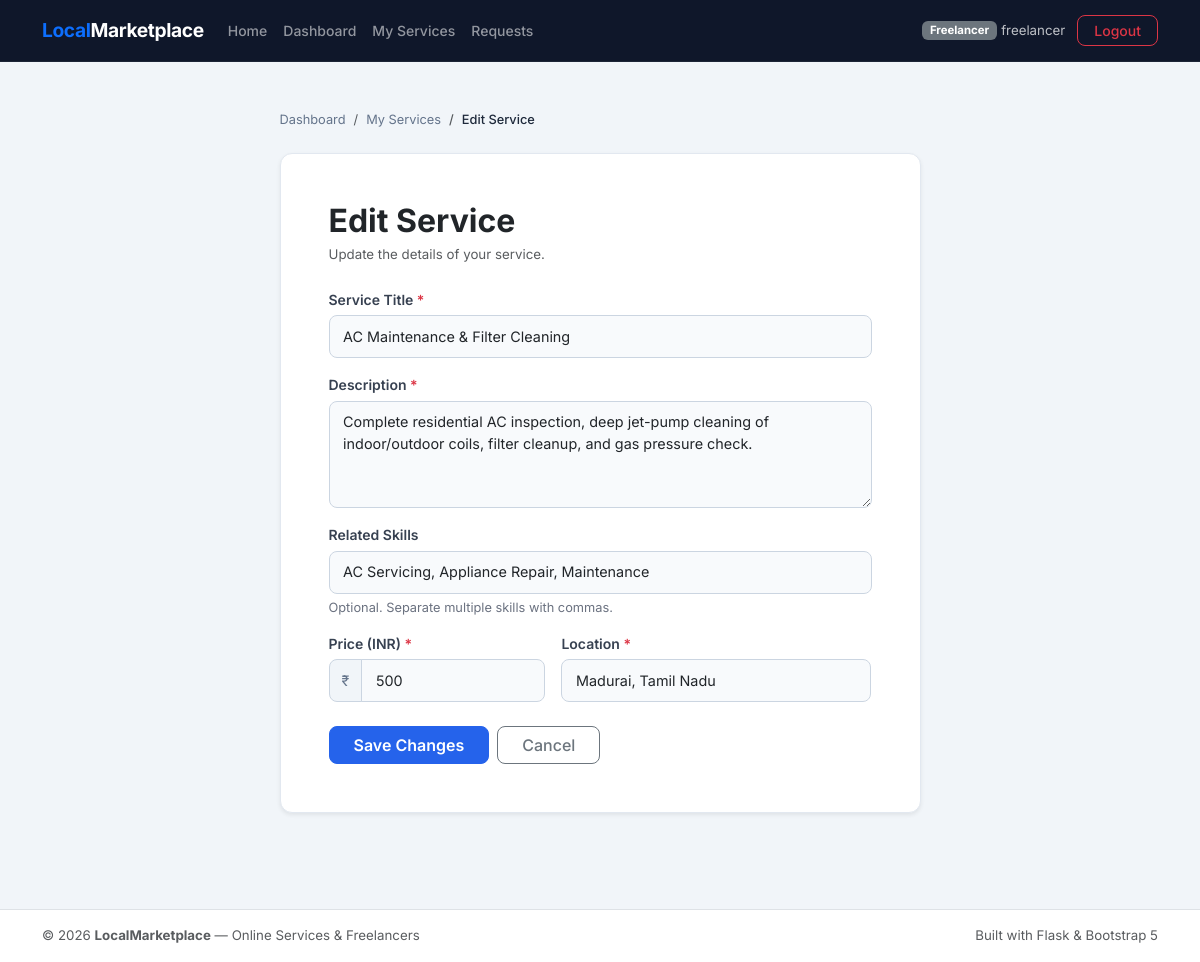
/freelancer/services/1/edit (signed in), run on the app's committed database.
### models.py (models this page shows, shortened)
class Service(db.Model):
    __tablename__ = 'services'
    id = db.Column(db.Integer, primary_key=True)
    freelancer_id = db.Column(db.Integer, db.ForeignKey('freelancer_profiles.id'), nullable=False)
    title = db.Column(db.String(200), nullable=False)
    description = db.Column(db.Text, nullable=False)
    skills = db.Column(db.String(500), nullable=True)
    price = db.Column(db.Float, nullable=False)
    location = db.Column(db.String(200), nullable=False)
    requests = db.relationship('ServiceRequest', backref='service', lazy=True, cascade='all, delete-orphan')

### app.py (the view, shortened to what this page needs)
@app.route('/freelancer/services/<int:service_id>/edit', methods=['GET', 'POST'])
@freelancer_required
def edit_service(service_id):
    from models import FreelancerProfile, Service
    profile = FreelancerProfile.query.filter_by(user_id=session['user_id']).first()
    if not profile:
        flash('Profile not found.', 'danger')
        return redirect(url_for('freelancer_dashboard'))
    service = Service.query.filter_by(id=service_id, freelancer_id=profile.id).first()
    if not service:
        flash('Service not found or you do not have permission to edit it.', 'danger')
        return redirect(url_for('my_services'))
    return render_template('edit_service.html', service=service, profile=profile)

### app.py (called while the page is built)
def freelancer_required(f):
    @wraps(f)
    def decorated_function(*args, **kwargs):
        if 'user_id' not in session:
            flash('Please log in to access this page.', 'warning')
            return redirect(url_for('login'))
        if session.get('user_role') != 'freelancer':
            flash('This page is only accessible to freelancers.', 'danger')
            return redirect(url_for('dashboard'))
        return f(*args, **kwargs)
    return decorated_function

### templates/edit_service.html (shortened to what this page needs)
{% extends "base.html" %}
{% block content %}
<div class="container py-5">
    <div class="row justify-content-center">
        <div class="col-lg-7">
            <nav aria-label="breadcrumb" class="mb-4">
                <ol class="breadcrumb">
                    <li class="breadcrumb-item"><a href="{{ url_for('freelancer_dashboard') }}" class="text-decoration-none">Dashboard</a></li>
                    <li class="breadcrumb-item"><a href="{{ url_for('my_services') }}" class="text-decoration-none">My Services</a></li>
                    <li class="breadcrumb-item active" aria-current="page">Edit Service</li>
                </ol>
            </nav>
            <div class="card border-0 shadow-sm rounded-3">
                <div class="card-body p-4 p-md-5">
                    <h2 class="fw-bold mb-1">Edit Service</h2>
                    <p class="text-muted small mb-4">Update the details of your service.</p>
                    <form method="POST" action="{{ url_for('edit_service', service_id=service.id) }}">
                        <div class="mb-3">
                            <label for="title" class="form-label fw-semibold">Service Title <span class="text-danger">*</span></label>
                            <input type="text" class="form-control" id="title" name="title"
                                value="{{ service.title }}" required>
                        </div>
                        <div class="mb-3">
                            <label for="description" class="form-label fw-semibold">Description <span class="text-danger">*</span></label>
                            <textarea class="form-control" id="description" name="description" rows="4"
                                required>{{ service.description }}</textarea>
                        </div>
                        <div class="mb-3">
                            <label for="skills" class="form-label fw-semibold">Related Skills</label>
                            <input type="text" class="form-control" id="skills" name="skills"
                                value="{{ service.skills or '' }}"
                                placeholder="e.g. AC Repair, Electrical, Plumbing, Web Design">
                            <div class="form-text">Optional. Separate multiple skills with commas.</div>
                        </div>
                        <div class="row g-3 mb-4">
                            <div class="col-sm-5">
                                <label for="price" class="form-label fw-semibold">Price (INR) <span class="text-danger">*</span></label>
                                <div class="input-group">
                                    <span class="input-group-text">₹</span>
                                    <input type="number" class="form-control" id="price" name="price"
                                        step="any" min="0"
                                        value="{{ "%.0f"|format(service.price) if (service.price % 1 == 0) else "%.2f"|format(service.price) }}" required>
                                </div>
                            </div>
                            <div class="col-sm-7">
                                <label for="location" class="form-label fw-semibold">Location <span class="text-danger">*</span></label>
                                <input type="text" class="form-control" id="location" name="location"
                                    placeholder="e.g. Chennai, Tamil Nadu or Remote"
                                    value="{{ service.location }}" required>
                            </div>
                        </div>
                        <div class="d-flex gap-2">
                            <button type="submit" class="btn btn-primary px-4 fw-semibold">Save Changes</button>
                            <a href="{{ url_for('my_services') }}" class="btn btn-outline-secondary px-4">Cancel</a>
                        </div>
                    </form>
                </div>
            </div>
        </div>
    </div>
</div>
{% endblock %}

### static/css/style.css (style rules this page uses)
body { font-family: 'Inter', -apple-system, BlinkMacSystemFont, "Segoe UI", Roboto, Helvetica, Arial, sans-serif; color: #1e293b; background-color: #f1f5f9; font-size: 0.95rem; }
.card { background: #ffffff; border: 1px solid #e2e8f0 !important; border-radius: 0.75rem !important; }
.btn { font-weight: 500; border-radius: 0.5rem; }
.btn-primary { background-color: #2563eb; border-color: #2563eb; }
.form-control, .form-select { border-radius: 0.5rem; border-color: #cbd5e1; padding: 0.6rem 0.85rem; font-size: 0.9rem; background-color: #f8fafc; transition: border-color 0.15s, box-shadow 0.15s; }
.form-label { font-size: 0.875rem; font-weight: 600; margin-bottom: 0.35rem; color: #374151; }
.form-text { font-size: 0.8rem; color: #6b7280; }
.input-group-text { background-color: #f1f5f9; border-color: #cbd5e1; color: #64748b; font-size: 0.9rem; border-radius: 0.5rem 0 0 0.5rem; }
.breadcrumb { font-size: 0.8rem; margin-bottom: 0; }
.breadcrumb-item a { color: #64748b; text-decoration: none; }
.breadcrumb-item.active { color: #1e293b; font-weight: 500; }

### data on the page
Service: title "AC Maintenance & Filter Cleaning", description "Complete residential AC inspection, deep jet-pump cleaning of indoor/outdoor coils, filter cleanup, and gas pressure check.", skills "AC Servicing, Appliance Repair, Maintenance", price "500", location "Madurai, Tamil Nadu"

### other printed values
{{ session.get('user_role') }} "Freelancer"
{{ session.get('user_name') }} "freelancer"
